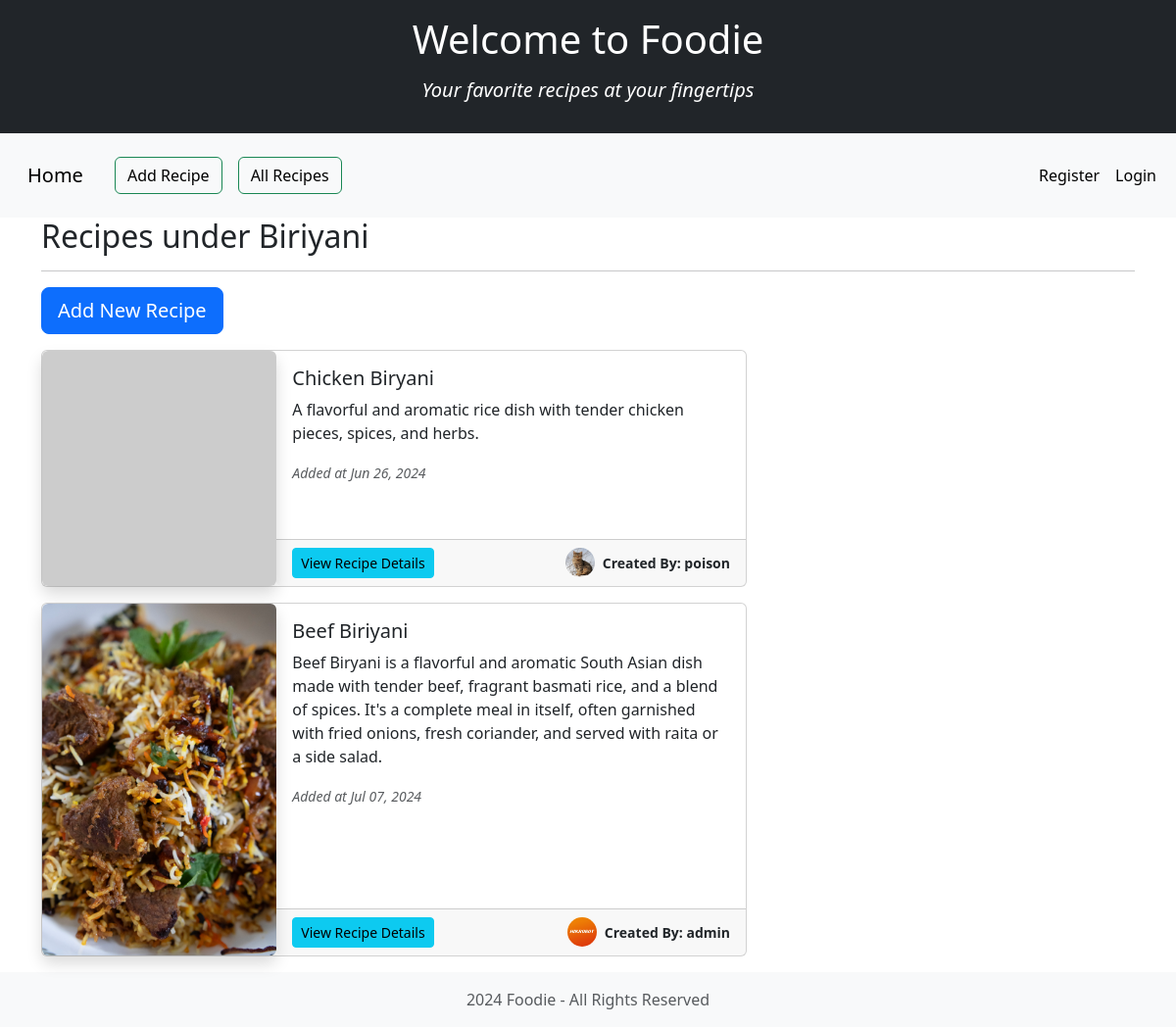
Screenshot of /recipes/5/ with the database file from the repository.
### foodie_app/models.py (models this page shows, shortened)
class Category(models.Model):
    name = models.CharField(max_length=100)
    date_added = models.DateField(auto_now_add=True)
    class Meta:
        ordering = ["name", "date_added"]
        verbose_name = "Category"
        verbose_name_plural = "Categories"

### recipes/models.py (models this page shows, shortened)
class Recipe(models.Model):
    name = models.CharField(max_length=100)
    description = models.TextField(null=True, blank=True)
    ingredients = models.TextField()
    directions = models.TextField()
    date_added = models.DateTimeField(auto_now_add=True, null=True, blank=True)
    category = models.ForeignKey(Category, on_delete=models.CASCADE)
    user = models.ForeignKey(User, null=True, on_delete=models.CASCADE, related_name="recipes")
    image = models.ImageField(upload_to="recipe_images/", null=True,blank=True)

### accounts/models.py (models this page shows, shortened)
class UserProfile(models.Model):
    user = models.OneToOneField(User, on_delete=models.CASCADE, related_name="profile")
    bio = models.TextField(blank=True, null=True)
    date_created = models.DateTimeField(auto_now_add=True)
    profile_photo = models.ImageField(upload_to="profile_photos/", null=True, blank=True)

### foodie_app/views.py (the view)
# urls.py: path("recipes/", include("recipes.urls")),
def recipes(request, category_id):
    recipes = Recipe.objects.filter(category=category_id)
    category = Category.objects.get(id=category_id)
    context = {"recipes": recipes, "category": category}
    return render(request, "foodie_app/recipes.html", context)

### foodie_app/templates/foodie_app/recipes.html
{% extends "base.html" %}
{% load django_bootstrap5 %}
{% block content %}
<header>
   <h2> Recipes under {{ category.name }} </h2>
</header>
<hr></hr>
<p>
   <h4>
      <a href="{% url "foodie_app:add_recipe_with_genre" category_id=category.id %}" class="btn btn-primary btn-lg"> Add New Recipe </a>
   </h4>
</p>
<div>
   {% for recipe in recipes %}
      <div class="card mb-3" style="max-width: 720px;">
         <div class="row g-0">
            <div class="col-md-4">
               <div class="h-100 w-100">
                  {% if recipe.image %}
                     <img src="{{recipe.image.url}}" class="img-fluid rounded shadow h-100 w-100" alt="{{recipe.name}}" style="object-fit: cover;">
                  {% else %}
                     <img src="https://placehold.co/600?text=Place+Holder&font=roboto" class="img-fluid rounded shadow h-100 w-100" alt="{{recipe.name}}" style="object-fit: cover;">
                  {% endif %}
               </div>
            </div>
            <div class="col-md-8 d-flex flex-column justify-content-between">
               <div class="card-body">
                  <h5 class="card-title">{{recipe.name}}</h5>
                  <p class="card-text"> {{recipe.description}} </p>
                  <p class="card-text"><small class="text-body-secondary"> <i> Added at {{ recipe.date_added|date:"M d, Y" }} </i> </small></p>
               </div>
               <div class="card-footer d-flex justify-content-between align-items-center">
                  <a href="{% url "recipes:recipe_details" recipe.id %}" class="btn btn-info btn-sm"> View Recipe Details </a>
                  <div class="d-flex align-items-center">
                     {% if recipe.user.profile.profile_photo %}
                        <img src="{{ recipe.user.profile.profile_photo.url }}"
                           alt="Profile photo"
                           class="rounded-circle"
                           width="30"
                           height="30">
                     {% endif %}
                     <strong class="ms-2"> <small>Created By: {{ recipe.user.username }}</small> </strong>
                  </div>
               </div>
            </div>
         </div>
      </div>
   {% endfor %}
</div>
{% endblock content %}

### templates/base.html (shortened to what this page needs)
<!DOCTYPE html>
<html lang="en">
<head>
    {% load django_bootstrap5 %}
    {% bootstrap_css %}
</head>
<body>
    <header>
        <div class="container-fluid bg-dark text-white py-3">
            <div class="row">
                <div class="col">
                    <h1 class="text-center">Welcome to Foodie</h1>
                   <p> <h4 class="lead text-center"> <b> <i>Your favorite recipes at your fingertips </i> </b> </h4> </p>
                </div>
            </div>
        </div>
    </header>
    <nav class="navbar navbar-expand-lg navbar-light bg-light sticky-top">
        <div class="container-fluid">
            <a class="navbar-brand ms-3" href="{% url 'foodie_app:index' %}">Home</a>
            <div class="collapse navbar-collapse justify-content-between" id="navbarNav">
                <ul class="navbar-nav mt-3">
                    <li class="nav-item ms-3">
                        <a class="btn btn-outline-success mb-3" href="{% url 'foodie_app:add_recipe_no_genre' %}" style="color: black;">Add Recipe</a>
                    </li>
                    <li class="nav-item ms-3">
                        <a class="btn btn-outline-success" href="{% url 'recipes:index' %}" style="color: black;">All Recipes</a>
                    </li>
                </ul>
                <ul class="navbar-nav ms-3">
                    {% if user.is_authenticated %}
                    <li class="nav-item d-flex align-items-center">
                        {% if user.profile.profile_photo %}
                            <img src="{{user.profile.profile_photo.url}}"
                              alt="Profile"
                              style="width:30px;
                                     height:30px;
                                     border-radius:50%;
                                     margin-right:5px;">
                        {% endif %}
                        <span class="nav-link" style="color: black;">Welcome,
                            <a href="{% url 'accounts:edit_user_profile' %}" style="color: purple;" >{{ user.username }}</a>
                        </span>
                    </li>
                        <li class="nav-item">
                            <form class="d-inline" action="{% url 'accounts:logout' %}" method="post">
                                {% csrf_token %}
                                <button class="btn btn-outline-secondary btn-block border-2 border-dark mt-1" type="submit" >Logout</button>
                            </form>
                        </li>
                    {% else %}
                        <li class="nav-item">
                            <a class="nav-link" href="{% url 'accounts:register' %}" style="color: black;">Register</a>
                        </li>
                        <li class="nav-item">
                            <a class="nav-link" href="{% url 'accounts:login' %}" style="color: black;">Login</a>
                        </li>
                    {% endif %}
                </ul>
            </div>
        </div>
    </nav>
    <div id="content" class="container">
        <div class="row">
            <div class="col">
                {% block content %}
                {% endblock content %}
            </div>
        </div>
    </div>
    <footer class="footer mt-auto py-3 bg-light">
        <div class="container text-center">
            <span class="text-muted"> 2024 Foodie - All Rights Reserved </span>
        </div>
    </footer>
</body>
</html>

### templates/base.html (style rules this page uses)
body { padding-top:0 rem; }

### rows the page displays
Category: name "Biriyani"
Recipe: name "Chicken Biryani", description "A flavorful and aromatic rice dish with tender chicken pieces, spices, and herbs.", date_added "Jun 26, 2024", user.profile.profile_photo (picture), user.username "poison"
Recipe: image (picture), name "Beef Biriyani", description "Beef Biryani is a flavorful and aromatic South Asian dish made with tender beef, fragrant basmati rice, and a blend of spices. It's a complete meal in itself, often garnished with fried onions, fresh coriander, and served with raita or a side salad.", date_added "Jul 07, 2024", user.profile.profile_photo (picture), user.username "admin"
